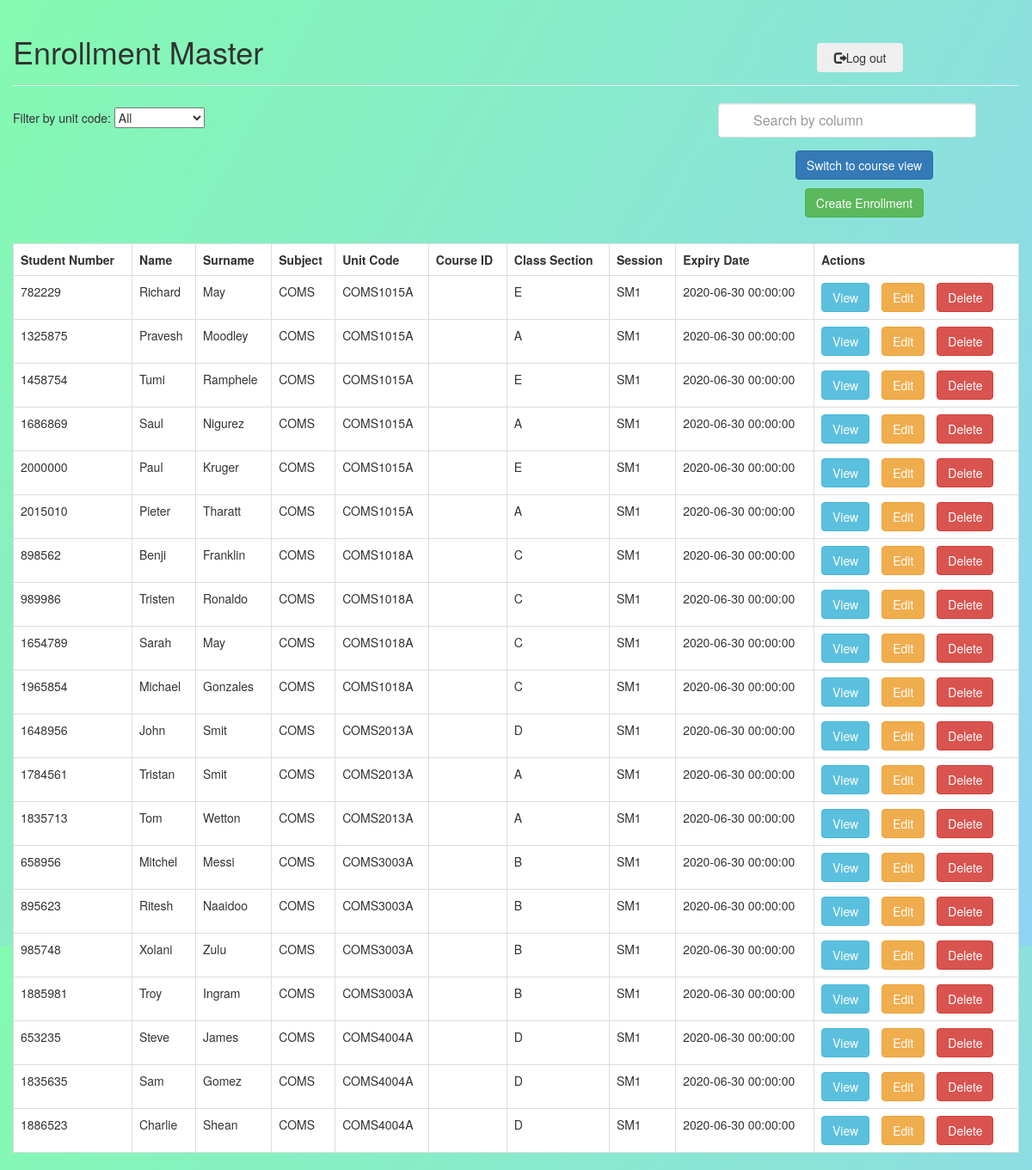
Page /src/WebAccess/Enrollments/EnrollmentMasterView.php (signed in) on the committed database.
### tables this page shows
CREATE TABLE `enrollments` (
  `id` int NOT NULL AUTO_INCREMENT,
  `studentNo` int NOT NULL,
  `name` varchar(45) NOT NULL,
  `surname` varchar(45) NOT NULL,
  `subject` varchar(45) NOT NULL,
  `unitCode` varchar(45) NOT NULL,
  `session` varchar(3) NOT NULL,
  `classSection` varchar(1) NOT NULL,
  `expiryDate` datetime NOT NULL,
  `status` varchar(45) DEFAULT NULL,
  PRIMARY KEY (`id`)
);

### src/Helpers/DatabaseHelper.php (called while the page is built, shortened)
<?php
class DatabaseHelper
{
    public PDOStatement $statement;
    protected PDO $databaseHelper;
    protected string $mySQLHost = "localhost";
    protected int $mySQLPort = 3306;
    protected string $mySQLUser = "root";
    protected string $mySQLPassword = "root";
    protected string $mySQLDbName = "coms3-misis";
    public function __construct()
    {
        $options = array(
            PDO::ATTR_PERSISTENT => true,
            PDO::ATTR_ERRMODE => PDO::ERRMODE_SILENT);
        $this->databaseHelper = new PDO("mysql:host={$this->mySQLHost};port={$this->mySQLPort};dbname={$this->mySQLDbName}", $this->mySQLUser, $this->mySQLPassword, $options);
    }
    public function query($query)
    {
        $this->statement = $this->databaseHelper->prepare($query);
    }
    public function resultSet()
    {
        $this->execute();
        return $this->statement->fetchAll(PDO::FETCH_ASSOC);
    }
    public function execute()
    {
        return $this->statement->execute();
    }
    public function rowCount()
    {
        return $this->statement->rowCount();
    }
}

### src/Helpers/EnrollmentDatabaseHelper.php (called while the page is built, shortened)
<?php
class EnrollmentDatabaseHelper
{
    public static function getAllEnrollments()
    {
        $databaseHelper = new DatabaseHelper();
        $databaseHelper->query("SELECT DISTINCT * FROM enrollments ORDER BY unitCode, studentNo");
        $result = $databaseHelper->resultSet();
        if ($databaseHelper->rowCount() != 0) {
            return $result;
        }
        return 0;
    }
}

### src/WebAccess/Enrollments/EnrollmentMasterView.php (the view, shortened to what this page needs)
<?php
include("..\..\Helpers\EnrollmentDatabaseHelper.php");
include("..\..\Helpers\CourseDatabaseHelper.php");
include("..\..\Helpers\DatabaseHelper.php");
?>
<!DOCTYPE html>
<html lang="en">
<head>
    <link rel="stylesheet" href="https://maxcdn.bootstrapcdn.com/bootstrap/3.3.7/css/bootstrap.min.css"/>
    <link rel="stylesheet"
          href="https://cdn.jsdelivr.net/npm/bootstrap-select@1.13.9/dist/css/bootstrap-select.min.css">
    <link rel="stylesheet"
          href="https://cdnjs.cloudflare.com/ajax/libs/bootstrap-datetimepicker/4.17.37/css/bootstrap-datetimepicker.min.css">
    <link href="style.css" rel="stylesheet">
</head>
<body>
<div class="detail" method="post" id="mainView">
    <div class="container">
        <div class="page-header">
            <h1>Enrollment Master</h1>
        </div>
        <form class="logOut" method="post">
            <button type="submit" class="btn" name="Logout" id="exitButton" value="Logout"><span
                        class="glyphicon glyphicon-log-out"></span>Log out
            </button>
        </form>
        <?php
        echo "Filter by unit code: ";
        echo "<select id='ClassList' class='selectpicker list' name='ClassList' onChange='changeClasses()'>";
        echo "<option selected='selected' name='All'>All</option>";
        echo "</select>";
        echo "<div class='topnav'>
       <input class='form-control' id='searchBar' type='text' placeholder='Search by column' onkeyup='findUser()'>
       <div class='createHold'>";
        if ($_SESSION['admin'] == 1) {
            echo "<div class='viewButtons'>";
            echo "<ul class='views'>";
            echo "<li><button class='btn btn-primary' onclick='showCourses()'>Switch to course view</button></li>";
            echo "<li><button class='btn btn-success' onclick='showCreate()'>Create Enrollment</button></li></ul></div></div>
       </div> ";
        } else {
            echo "<button class='btn btn-success' onclick='showCourses()'>Switch to course view</button></div></div>";
        }
        $enrollmentDatabaseHelper = new EnrollmentDatabaseHelper();
        $enrollments = $enrollmentDatabaseHelper->getAllEnrollments();
        echo "<table id='tableData' class='table table-hover table-responsive table-bordered'>";
        echo "<tr>";
        if ($enrollments != 0) {
            echo "<th>Student Number</th>";
            echo "<th>Name</th>";
            echo "<th>Surname</th>";
            echo "<th>Subject</th>";
            echo "<th>Unit Code</th>";
            echo "<th>Course ID</th>";
            echo "<th>Class Section</th>";
            echo "<th>Session</th>";
            echo "<th>Expiry Date</th>";
            echo "<th>Actions</th>";
            echo "</tr>";
            for ($index = 0; $index < sizeof($enrollments); $index++) {
                echo "<tr>";
                echo "<td>{$enrollments[$index]['studentNo']}</td>";
                echo "<td>{$enrollments[$index]['name']}</td>";
                echo "<td>{$enrollments[$index]['surname']}</td>";
                echo "<td>{$enrollments[$index]['subject']}</td>";
                echo "<td>{$enrollments[$index]['unitCode']}</td>";
                echo "<td>{$enrollments[$index]['courseId']}</td>";
                echo "<td>{$enrollments[$index]['classSection']}</td>";
                echo "<td>{$enrollments[$index]['session']}</td>";
                echo "<td>{$enrollments[$index]['expiryDate']}</td>";
                $deleteParams = json_encode(array($enrollments[$index]['studentNo'], $enrollments[$index]['unitCode']));
                echo "<td>";
                echo "<a href='EnrollmentDetailView.php?studentNo={$enrollments[$index]['studentNo']}&unitCode={$enrollments[$index]['unitCode']}' class='btn btn-info m-r-1em'>View</a>";
                if ($_SESSION['admin'] == 1) {
                    echo "<a class='btn btn-warning' href='EnrollmentEditView.php?studentNo={$enrollments[$index]['studentNo']}&unitCode={$enrollments[$index]['unitCode']}'>Edit</a>";
                    echo "<a onclick='showDelete({$deleteParams})' class='btn btn-danger  m-l-1em'>Delete</a>";
                }
                echo "</td>";
                echo "</tr>";
            }
            echo "</table>";
        } else {
            echo "<td style='text-align: center' >No records to display</td>";
            echo "</tr>";
            echo "</table>";
        }
        ?>
    </div>
</div>
</body>
</html>

### src/WebAccess/Enrollments/style.css (style rules this page uses)
.m-r-1em { margin-right: 1em; }
.m-l-1em { margin-left: 1em; }
body { min-height: 1000px; min-width: 1000px; background-image: linear-gradient(120deg, #84fab0 0%, #8fd3f4 100%); }
#tableData { background-color: white; height: auto; padding-top: 120px; }
.logOut { position: absolute; right: 150px; top: 50px; }
#exitButton { width: 100px; }
#ClassList { margin-top: 5px; }
#searchBar { background-image: url('https://img.icons8.com/windows/search'); background-size: 30px 30px; background-position: 1px 2px; height: 40px; padding: 12px 20px 12px 40px; background-repeat: no-repeat; font-size: 16px; border: 1px solid #ddd; }
.topnav { display: inline; list-style: none; right: 50px; text-align: center; float: right; padding-bottom: 10px; position: relative; }
.createHold { padding-top: 15px; }
.form-control { width: 300px; right: 0px; }
.detail { width: auto; height: 1100px; }
.container { width: auto; position: relative; }
.viewButtons { right: -200px; }
ul.views { list-style-type: none; display: inline-block; }
ul.views li { padding-bottom: 10px; }

### rows in the picture
enrollments: studentNo "782229", name "Richard", surname "May", subject "COMS", unitCode "COMS1015A", classSection "E", session "SM1", expiryDate "2020-06-30 00:00:00"
enrollments: studentNo "1325875", name "Pravesh", surname "Moodley", subject "COMS", unitCode "COMS1015A", classSection "A", session "SM1", expiryDate "2020-06-30 00:00:00"
enrollments: studentNo "1458754", name "Tumi", surname "Ramphele", subject "COMS", unitCode "COMS1015A", classSection "E", session "SM1", expiryDate "2020-06-30 00:00:00"
enrollments: studentNo "1686869", name "Saul", surname "Nigurez", subject "COMS", unitCode "COMS1015A", classSection "A", session "SM1", expiryDate "2020-06-30 00:00:00"
enrollments: studentNo "2000000", name "Paul", surname "Kruger", subject "COMS", unitCode "COMS1015A", classSection "E", session "SM1", expiryDate "2020-06-30 00:00:00"
enrollments: studentNo "2015010", name "Pieter", surname "Tharatt", subject "COMS", unitCode "COMS1015A", classSection "A", session "SM1", expiryDate "2020-06-30 00:00:00"
enrollments: studentNo "898562", name "Benji", surname "Franklin", subject "COMS", unitCode "COMS1018A", classSection "C", session "SM1", expiryDate "2020-06-30 00:00:00"
enrollments: studentNo "989986", name "Tristen", surname "Ronaldo", subject "COMS", unitCode "COMS1018A", classSection "C", session "SM1", expiryDate "2020-06-30 00:00:00"
enrollments: studentNo "1654789", name "Sarah", surname "May", subject "COMS", unitCode "COMS1018A", classSection "C", session "SM1", expiryDate "2020-06-30 00:00:00"
enrollments: studentNo "1965854", name "Michael", surname "Gonzales", subject "COMS", unitCode "COMS1018A", classSection "C", session "SM1", expiryDate "2020-06-30 00:00:00"
enrollments: studentNo "1648956", name "John", surname "Smit", subject "COMS", unitCode "COMS2013A", classSection "D", session "SM1", expiryDate "2020-06-30 00:00:00"
enrollments: studentNo "1784561", name "Tristan", surname "Smit", subject "COMS", unitCode "COMS2013A", classSection "A", session "SM1", expiryDate "2020-06-30 00:00:00"
enrollments: studentNo "1835713", name "Tom", surname "Wetton", subject "COMS", unitCode "COMS2013A", classSection "A", session "SM1", expiryDate "2020-06-30 00:00:00"
enrollments: studentNo "658956", name "Mitchel", surname "Messi", subject "COMS", unitCode "COMS3003A", classSection "B", session "SM1", expiryDate "2020-06-30 00:00:00"
enrollments: studentNo "895623", name "Ritesh", surname "Naaidoo", subject "COMS", unitCode "COMS3003A", classSection "B", session "SM1", expiryDate "2020-06-30 00:00:00"
enrollments: studentNo "985748", name "Xolani", surname "Zulu", subject "COMS", unitCode "COMS3003A", classSection "B", session "SM1", expiryDate "2020-06-30 00:00:00"
enrollments: studentNo "1885981", name "Troy", surname "Ingram", subject "COMS", unitCode "COMS3003A", classSection "B", session "SM1", expiryDate "2020-06-30 00:00:00"
enrollments: studentNo "653235", name "Steve", surname "James", subject "COMS", unitCode "COMS4004A", classSection "D", session "SM1", expiryDate "2020-06-30 00:00:00"
enrollments: studentNo "1835635", name "Sam", surname "Gomez", subject "COMS", unitCode "COMS4004A", classSection "D", session "SM1", expiryDate "2020-06-30 00:00:00"
enrollments: studentNo "1886523", name "Charlie", surname "Shean", subject "COMS", unitCode "COMS4004A", classSection "D", session "SM1", expiryDate "2020-06-30 00:00:00"
